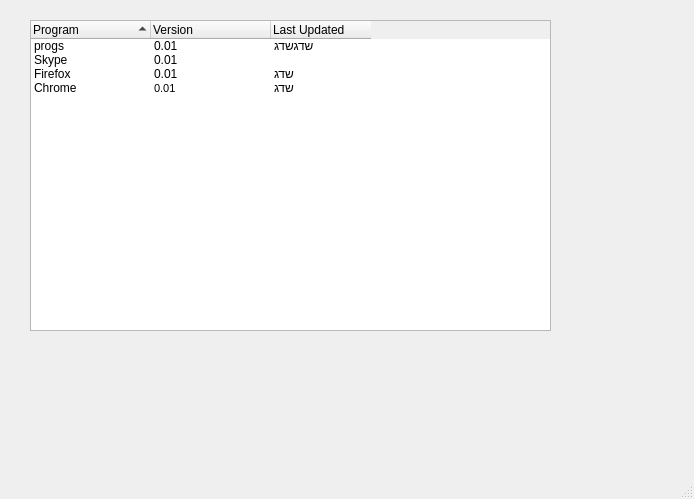
<?xml version="1.0" encoding="UTF-8"?>
<ui version="4.0">
 <class>MainWindow</class>
 <widget class="QMainWindow" name="MainWindow">
  <property name="geometry">
   <rect>
    <x>0</x>
    <y>0</y>
    <width>694</width>
    <height>499</height>
   </rect>
  </property>
  <property name="windowTitle">
   <string>MainWindow</string>
  </property>
  <widget class="QWidget" name="centralwidget">
   <widget class="QTreeWidget" name="treeWidget">
    <property name="geometry">
     <rect>
      <x>30</x>
      <y>20</y>
      <width>521</width>
      <height>311</height>
     </rect>
    </property>
    <property name="lineWidth">
     <number>2</number>
    </property>
    <property name="indentation">
     <number>0</number>
    </property>
    <property name="sortingEnabled">
     <bool>true</bool>
    </property>
    <property name="expandsOnDoubleClick">
     <bool>false</bool>
    </property>
    <attribute name="headerVisible">
     <bool>true</bool>
    </attribute>
    <attribute name="headerDefaultSectionSize">
     <number>120</number>
    </attribute>
    <attribute name="headerMinimumSectionSize">
     <number>100</number>
    </attribute>
    <attribute name="headerStretchLastSection">
     <bool>false</bool>
    </attribute>
    <column>
     <property name="text">
      <string>Program</string>
     </property>
    </column>
    <column>
     <property name="text">
      <string>Version</string>
     </property>
    </column>
    <column>
     <property name="text">
      <string>Last Updated</string>
     </property>
    </column>
    <item>
     <property name="text">
      <string>Skype</string>
     </property>
     <property name="icon">
      <iconset>
       <normaloff>icons/skype.png</normaloff>icons/skype.png</iconset>
     </property>
     <property name="text">
      <string>0.01</string>
     </property>
     <property name="text">
      <string/>
     </property>
    </item>
    <item>
     <property name="text">
      <string>progs</string>
     </property>
     <property name="icon">
      <iconset>
       <normaloff>icons/development.png</normaloff>icons/development.png</iconset>
     </property>
     <property name="text">
      <string>0.01</string>
     </property>
     <property name="text">
      <string>שדגשדג</string>
     </property>
    </item>
    <item>
     <property name="text">
      <string>Firefox</string>
     </property>
     <property name="icon">
      <iconset>
       <normaloff>icons/mozilla.png</normaloff>icons/mozilla.png</iconset>
     </property>
     <property name="text">
      <string>0.01</string>
     </property>
     <property name="text">
      <string>שדג</string>
     </property>
    </item>
    <item>
     <property name="text">
      <string>Chrome</string>
     </property>
     <property name="icon">
      <iconset>
       <normaloff>icons/chrome.png</normaloff>icons/chrome.png</iconset>
     </property>
     <property name="text">
      <string>0.01</string>
     </property>
     <property name="font">
      <font>
       <pointsize>8</pointsize>
      </font>
     </property>
     <property name="text">
      <string>שדג</string>
     </property>
    </item>
   </widget>
  </widget>
  <widget class="QMenuBar" name="menubar">
   <property name="geometry">
    <rect>
     <x>0</x>
     <y>0</y>
     <width>694</width>
     <height>21</height>
    </rect>
   </property>
  </widget>
  <widget class="QStatusBar" name="statusbar"/>
 </widget>
 <resources/>
 <connections/>
</ui>
